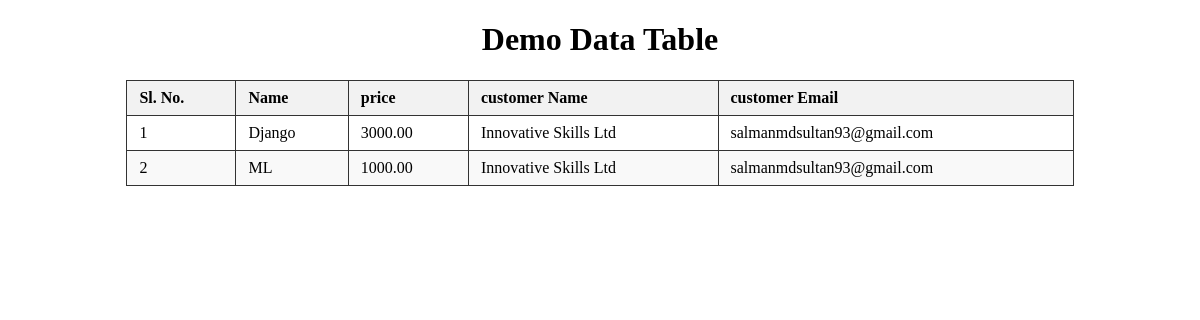
Page /course_info/showall on the earlier database version.
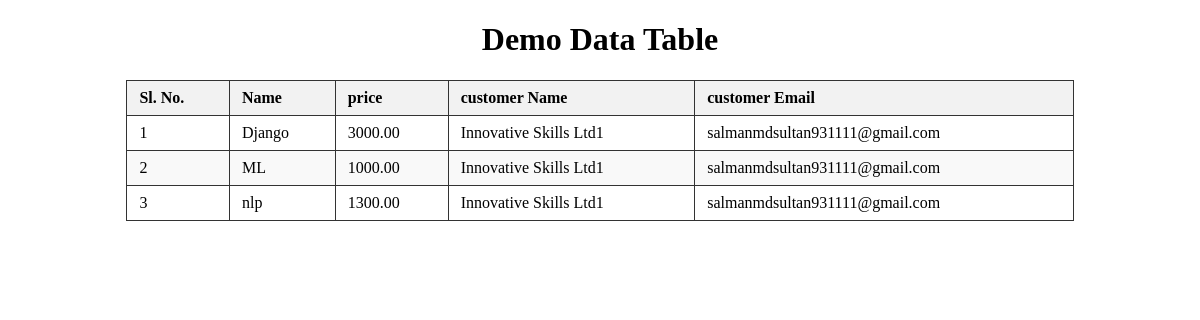
Same page on the later database version.
### off_demo/models.py (models this page shows)
class Course(models.Model):
    name = models.CharField(max_length=200)   # Course name
    price = models.DecimalField(max_digits=10, decimal_places=2)  # Price
    cus_id = models.ForeignKey(Customer1, on_delete=models.CASCADE, related_name='courses')
    created_at = models.DateTimeField(auto_now_add=True)  # Created timestamp

class Customer1(models.Model):
    name = models.CharField(max_length=100)        # Customer name
    email = models.EmailField(unique=True)         # Email
    phone = models.CharField(max_length=15, null=True, blank=True)  # Phone number (optional)
    created_at = models.DateTimeField(auto_now_add=True)  # Created timestamp
    file = models.FileField(upload_to='customers/')

### off_demo/views.py (the view)
# urls.py: path('course_info/showall',demo_view.course_show_info,name='course_info_showall'),
def course_show_info(req):
    course = models.Course
    all_data = course.objects.all()
    data = {'d':all_data}
    return render(req,'course_info_show.html',data)

### templates/course_info_show.html (shortened to what this page needs)
<!DOCTYPE html>
<html>
<head>
</head>
<body>
    <h1 style="text-align:center;">Demo Data Table</h1>
    <table>
        <thead>
            <tr>
                <th>Sl. No.</th>
                <th>Name</th>
                <th>price</th>
                <th>customer Name</th>
                <th>customer Email</th>
            </tr>
        </thead>
        <tbody>
            {% for i in d %}
                <tr>
                    <td>{{ forloop.counter }}</td>
                    <td>{{ i.name }}</td>
                    <td>{{ i.price }}</td>
                    <td>{{ i.cus_id.name }}</td>
                    <td>{{ i.cus_id.email }}</td>
                </tr>
            {% empty %}
                <tr>
                    <td colspan="4" style="text-align:center;">No Data Found</td>
                </tr>
            {% endfor %}
        </tbody>
    </table>
</body>
</html>

### templates/course_info_show.html (style rules this page uses)
table { width: 80%; border-collapse: collapse; margin: 20px auto; }
th, td { border: 1px solid #333; padding: 8px 12px; text-align: left; }
th { background-color: #f2f2f2; }
tr:nth-child(even) { background-color: #f9f9f9; }

Differences in the rows shown:
changed through a linked row, Course "Django": cus_id.name "Innovative Skills Ltd" → "Innovative Skills Ltd1"; cus_id.email "salmanmdsultan93@gmail.com" → "salmanmdsultan931111@gmail.com"
changed through a linked row, Course "ML": cus_id.name "Innovative Skills Ltd" → "Innovative Skills Ltd1"; cus_id.email "salmanmdsultan93@gmail.com" → "salmanmdsultan931111@gmail.com"
added Course: name "nlp", price "1300.00", cus_id.name "Innovative Skills Ltd1", cus_id.email "salmanmdsultan931111@gmail.com"
